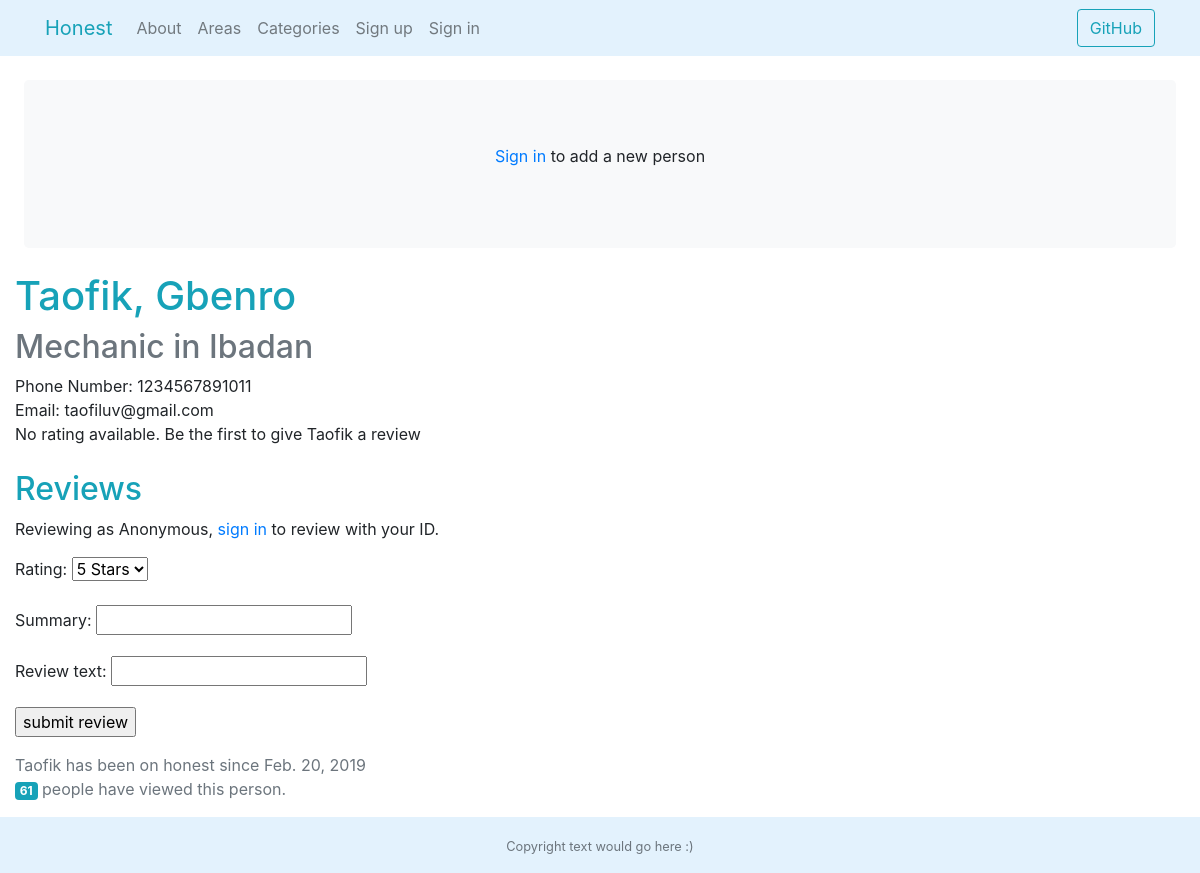
/honest/Ibadan/Mechanic/7, run on an earlier commit of the app's database.
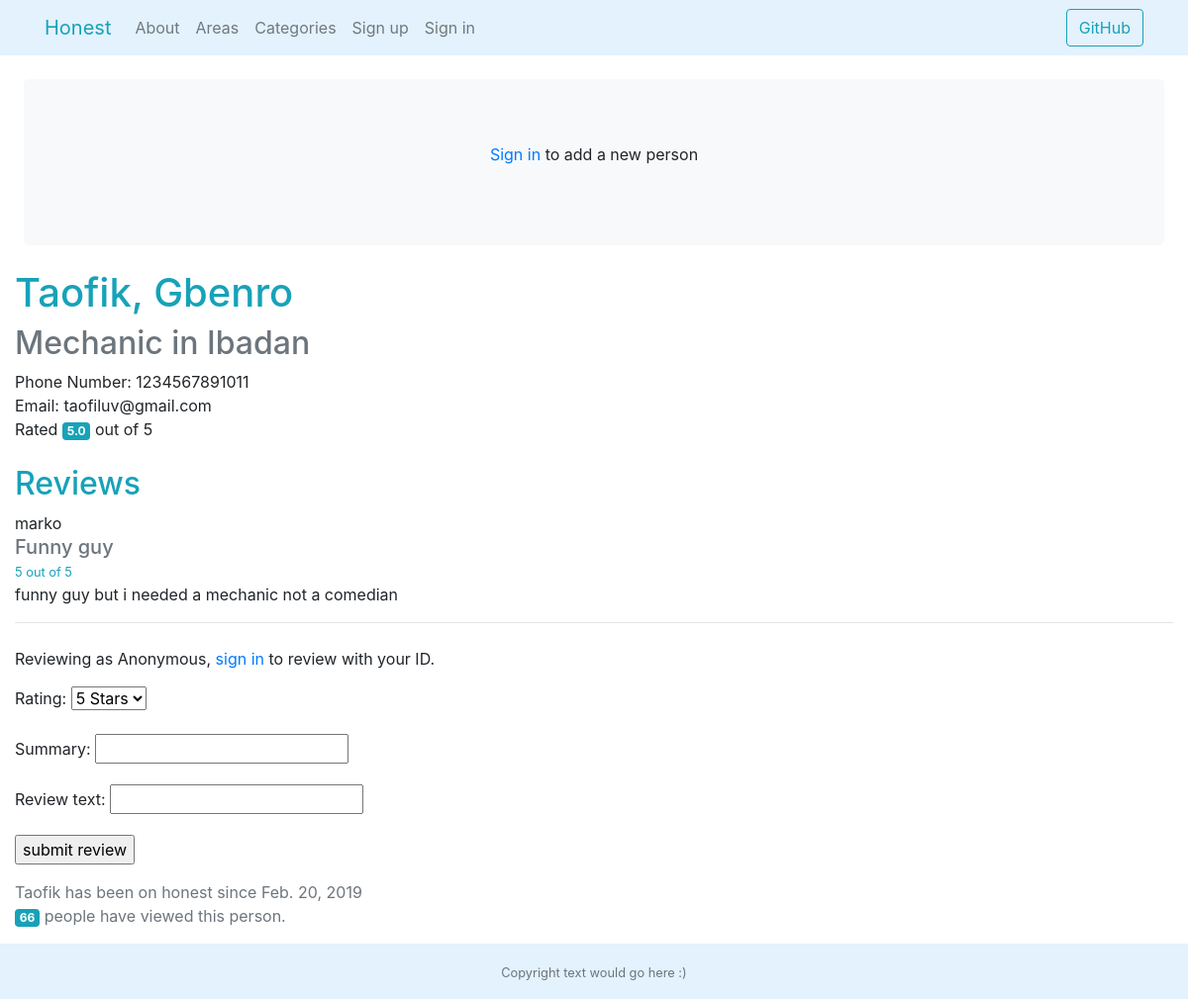
And on a later commit of the database.
### honest/models.py (models this page shows, shortened)
class Person(models.Model):
    service = models.ForeignKey(Category, on_delete=models.PROTECT, related_name='service', help_text='Service')
    location = models.ForeignKey(Area, on_delete=models.PROTECT, related_name='location', help_text='Location (state)')
    first_name = models.CharField(max_length=60, help_text='First name')
    last_name = models.CharField(max_length=60, help_text='Last name (surname)')
    phone_number = models.CharField(max_length=14, validators=[
        MinLengthValidator(11, message='phone number must be 11 - 14 characters long')], help_text="phone number 11"
                                                                                                   "- 14 digits allowed")
    email = models.EmailField(max_length=150, blank=True, help_text='Valid email address')
    date_added = models.DateField(auto_now_add=True)
    views = models.IntegerField(default=0)
    upvotes = models.IntegerField(default=0)
    downvotes = models.IntegerField(default=0)
    rating = models.FloatField(default=0)
    def avg_rating(self):
        if self.rating == 0.0:
            return 'Not Yet Rated'
        else:
            return self.rating

class Category(models.Model):
    category = models.CharField(max_length=100, unique=True, default='General',
                                help_text="Category of Service Provided")
    views = models.IntegerField(default=0)
    slug = models.SlugField()
    def __str__(self):
        return self.category

class Area(models.Model):
    state = models.CharField(max_length=100, unique=True, default='Nigeria')
    views = models.IntegerField(default=0)
    slug = models.SlugField()
    """ commented out, states are unique and cant have multiple areas
    area = models.CharField(max_length=100, unique=True, null=True)
    """
    def __str__(self):
        return self.state

class Review(models.Model):
    ONE_STAR = 1
    TWO_STARS = 2
    THREE_STARS = 3
    FOUR_STARS = 4
    FIVE_STARS = 5
    CHOICE_SET = (
        (ONE_STAR, "1 Star"),
        (TWO_STARS, "2 Stars"),
        (THREE_STARS, "3 Stars"),
        (FOUR_STARS, "4 Stars"),
        (FIVE_STARS, "5 Stars"),
    )
    person = models.ForeignKey(Person, on_delete=models.CASCADE, related_name="review_set")
    reviewer = models.ForeignKey(UserProfile, on_delete=models.CASCADE, blank=True, null=True, related_name="reviews")
    rating = models.IntegerField(default=5, choices=CHOICE_SET)
    summary = models.CharField(max_length=40)
    review_text = models.CharField(max_length=360, blank=True)
    date_added = models.DateField(auto_now_add=True)

### honest/views.py (the view)
# urls.py: path('<str:area_slug>/<str:category_slug>/<int:person_id>', views.person, name='person')
def person(request, area_slug, category_slug, person_id):
    this_person = Person.objects.get(pk=person_id)
    if request.method == 'POST':
        form = ReviewsForm(request.POST)
        if form.is_valid():
            pending_review = form.save(commit=False)
            pending_review.person = Person.objects.get(pk=person_id)
            if request.user.is_authenticated:
                pending_review.reviewer = UserProfile.objects.get(pk = request.user.id)
            pending_review.save()
            this_person.set_average_rating()
            return HttpResponseRedirect(reverse('honest:person', kwargs={'area_slug':area_slug,
                                                                         'category_slug':category_slug,
                                                                         'person_id':person_id}))
        else:
            print(form.errors)
    else:
        context = {'person': this_person}
        this_persons_views = this_person.views
        reviews = Review.objects.filter(person = this_person)
        context['reviews'] = reviews
        form = ReviewsForm()
        context['form'] = form
        count_page_views(request=request, object=this_person)
        context['this_persons_views'] = this_persons_views
        context['area_slug'] = area_slug
        context['category_slug'] = category_slug
        context['person_id'] = person_id
        return render(request, 'honest/person.html', context)

### honest/forms.py
class ReviewsForm(forms.ModelForm):
    class Meta:
        model = Review
        fields = ( 'rating', 'summary', 'review_text')

### honest/models.py (called while the page is built)
    def __str__(self):
        return self.username

### honest/views.py (called while the page is built)
def count_page_views(request, object):
    visits = request.session.get('visits')
    if not visits:
        visits = 1
        object.views = F('views') + 1
        object.save()
    reset_last_visit_time = False
    last_visit = request.session.get('last_visit')
    if last_visit:
        last_visit_time = datetime.strptime(last_visit[:-7], "%Y-%m-%d %H:%M:%S")
        if (datetime.now() - last_visit_time).seconds > 5:
            visits = visits + 1
            object.views = F('views') + 1
            object.save()
            reset_last_visit_time = True
    else:
        reset_last_visit_time = True
    if reset_last_visit_time:
        request.session['last_visit'] = str(datetime.now())
        request.session['visits'] = visits

### honest/templates/honest/person.html (shortened to what this page needs)
{% extends 'honest/themedbase.html' %}
{% block intro_block %}
    {% if user.is_authenticated %}
        <a href="{% url 'honest:add_person' %}"><p>Add a person</p></a>
    {% else %}
        <p class="text-center"><a class="text-decoration-none" href="{% url 'honest:login' %}">Sign in</a> to add a new person</p>
    {% endif %}
{% endblock %}
{% block body_block %}
<div class="col mx-auto">
    <h1 class="text-info">{{person.first_name}}, {{person.last_name}}</h1>
    <h2 class="text-secondary">{{person.service}} in {{person.location}}</h2>
    <p class="mb-0">Phone Number: {{person.phone_number}}<br>
    <p class="mb-0">Email: {{person.email}}</p>
    {% if person.avg_rating >= 1 %}
        <p>Rated <span class="badge badge-info">{{person.avg_rating}}</span> out of 5</p>
        {% else %}
        <p>No rating available. Be the first to give {{person.first_name}} a review</p>
        {% endif %}
        <h2 class="text-info mt-4">Reviews</h2>
        {% if reviews %}
            {% for review in reviews %}
                <p class="tex-muted mb-0">{% if review.reviewer == None %}Anonymous{% else %}{{review.reviewer}}{% endif %}</p>
                <p class="h5 mb-0 text-secondary">{{review.summary}}</p>
                <small class="text-info">{{review.rating}} out of 5 </small>
                <p>{{review.review_text}}</p>
                <hr class="py-1 px-4">
            {% endfor %}
        {% endif %}
        {% if user.is_authenticated %}
        <p>Reviewing as {{user.username}}</p>
        {% else %}
        <p>Reviewing as Anonymous, <a class="text-decoration-none" href="{% url 'honest:login' %}">sign in</a> to review with your ID.</p>
        {% endif %}
        <div class="form-group">
        <form action="{% url 'honest:person' area_slug category_slug person_id %}" id="review_form" method="post">
            {{form.as_p}}
            <input type="submit" name="submit" value="submit review">
        </form>
        </div>
    <p class="text-muted">{{person.first_name}} has been on honest since {{person.date_added}}<br>
        <span class="badge badge-info">{{this_persons_views}}</span> people have viewed this person.</p>
    </p>
</div>
{% endblock %}

### honest/templates/honest/themedbase.html (shortened to what this page needs)
<!DOCTYPE html>
{% load static %}
<html>
  <head>
    <link
      rel="stylesheet"
      href="https://stackpath.bootstrapcdn.com/bootstrap/4.3.1/css/bootstrap.min.css"
    />
  </head>
  <body>
    <header>
      <nav
        class="navbar navbar-expand-md navbar-light "
        style="background-color: #e3f2fd;"
      >
        <div class="container">
          <a class="navbar-brand text-info" href="{% url 'honest:index' %}"
            >Honest</a
          >
          {% block nav_block %}
          <div class="collapse navbar-collapse" id="navbarNav">
            <ul class="navbar-nav">
              <li class="nav-item">
                <a class="nav-link" href="{% url 'honest:about' %}">About</a>
              </li>
              <li class="nav-item">
                <a class="nav-link" href="{% url 'honest:all_areas' %}"
                  >Areas</a
                >
              </li>
              <li class="nav-item">
                <a class="nav-link" href="{% url 'honest:all_categories' %}"
                  >Categories</a
                >
              </li>
              {% if user.is_authenticated %}
              <li class="nav-item">
                <a class="nav-link" href="{% url 'honest:logout' %}"
                  >Sign out</a
                >
              </li>
              {% else %}
              <li class="nav-item">
                <a class="nav-link" href="{% url 'honest:register' %}"
                  >Sign up</a
                >
              </li>
              <li class="nav-item">
                <a class="nav-link" href="{% url 'honest:login' %}">Sign in</a>
              </li>
              {% endif%}
            </ul>
          </div>
          {% endblock %}
          <button
            class="btn btn-outline-info my-2 my-sm-0"
            onclick="window.location.href = 'https://github.com/osaimola';"
          >
            GitHub
          </button>
        </div>
      </nav>
    </header>
    <section id="main-content">
      <div class="text-intro">
        <div class="jumbotron m-4 bg-light">
          {% block intro_block%} {% endblock %}
        </div>
      </div>
      {% block body_block %}{% endblock %}
    </section>
    <footer class="" style="background-color: #e3f2fd;">
      <div class="text-secondary text-center py-3">
        <small>Copyright text would go here :)</small>
      </div>
    </footer>
  </body>
</html>

What changed in the data, as far as the page shows it:
changed Person "Taofik": rating 0 → 5 (drawn); avg_rating (not shown) → "5.0"; first_name "Taofik" → (not shown)
added Review: reviewer "marko", summary "Funny guy", rating "5", review_text "funny guy but i needed a mechanic not a comedian"
Also different on the page:
{{ this_persons_views }}: "61" → "66"
text no longer shown: "No rating available. Be the first to give a review"
text now shown: "Rated out of 5"
